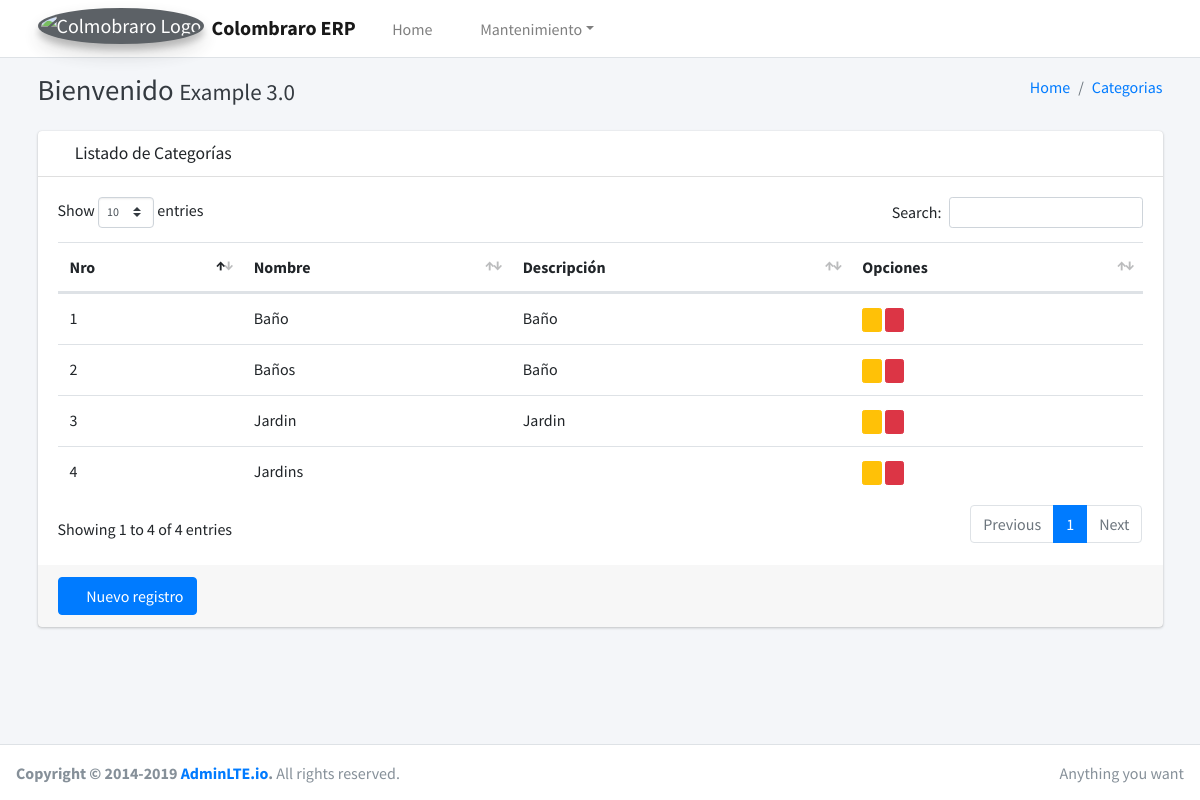
/erp/category/list/, run on an earlier commit of the app's database.
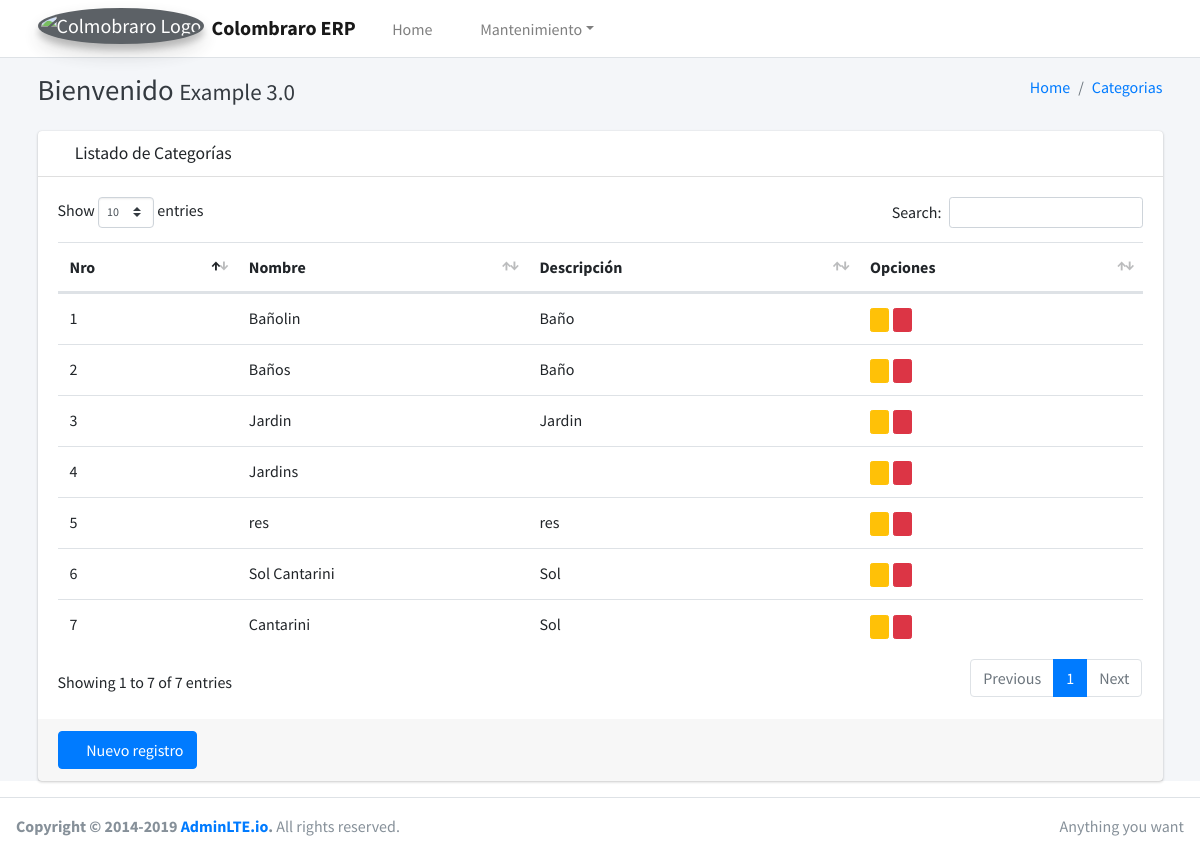
And on a later commit of the database.
### administrador/models.py (models this page shows, shortened)
class Categorias(models.Model):
    nombre = models.CharField(
        max_length=150, verbose_name='Nombre', unique=True)
    descripcion = models.TextField(
        max_length=300, null=True, blank=True, verbose_name='Descripción')
    class Meta:
        verbose_name = 'Categoria'
        verbose_name_plural = 'Categorias'
        db_table = 'categorias'
        ordering = ['nombre']

### administrador/views/category/views.py (the view, shortened to what this page needs)
# urls.py: path('category/list/', CategoryListView.as_view(), name='category_list'),
class CategoryListView(ListView):
    model = Categorias
    template_name = 'pages/category/category_list.html'
    @csrf_exempt
    def dispatch(self, request, *args, **kwargs):
        print(request)
        return super().dispatch(request, *args, **kwargs)
    def get_context_data(self, **kwargs):
        context = super().get_context_data(**kwargs)
        context['title'] = 'Listado de Categorías'
        context['create_url'] = reverse_lazy('erp:category_create')
        context['list_url'] = reverse_lazy('erp:category_list')
        context['entity'] = 'Categorias'
        return context

### administrador/templates/pages/category/category_list.html
{% extends 'components/table.html' %}
{% block columns %}
    <tr>
        <th scope="col">Nro</th>
        <th scope="col">Nombre</th>
        <th scope="col">Descripción</th>
        <th scope="col">Opciones</th>
    </tr>
{% endblock %}
{% block rows %}
    {% for c in object_list %}
        <tr>
            <td>{{ c.id }}</td>
            <td>{{ c.nombre }}</td>
            <td>{{ c.descripcion }}</td>
            <td>
                <a href="{% url 'erp:category_edit' c.id %}" type="button" class="btn btn-warning btn-xs" data-toggle="tooltip" data-placement="left" title="Editar">
                    <i class="fas fa-edit"></i>
                </a>
                <a type="button" class="btn btn-danger  btn-xs" data-toggle="tooltip" data-placement="right" title="Eliminar">
                    <i class="fas fa-trash-alt"></i>
                </a>
            </td>
        </tr>
    {% endfor %}
{% endblock %}

### administrador/templates/components/table.html (shortened to what this page needs)
{% extends 'components/body.html' %}
{% load static %}
{% block head %}
    <link rel="stylesheet" href="{% static 'lib/datatables/css/dataTables.bootstrap4.min.css' %}"/>
    <link rel="stylesheet" href="{% static 'lib/datatables/plugins/responsive-2.2.3/css/responsive.bootstrap4.min.css' %}"/>
{% endblock %}
{% block content %}
    <div class="card card-default">
        <div class="card-header">
            <h3 class="card-title">
                <i class="fas fa-folder-open"></i>
                {{ title }}
            </h3>
        </div>
        <div class="card-body">
            <table class="table" id="data">
                <thead>
                {% block columns %}
                {% endblock %}
                </thead>
                <tbody>
                {% block rows %}
                {% endblock %}
                </tbody>
            </table>
        </div>
        <div class="card-footer">
            <a href="{{ create_url }}" class="btn btn-primary btnTest" data-toggle="tooltip" data-placement="right" title="Agregar nuevo registro">
                <i class="fas fa-plus"></i> Nuevo registro
            </a>
        </div>
    </div>
{% endblock %}

### administrador/templates/components/body.html (shortened to what this page needs)
{% extends 'components/home.html' %}
{% block body %}
    <body class="hold-transition layout-top-nav">
    <div class="wrapper">
        {% include 'components/header.html' %}
        <div class="content-wrapper">
            <div class="content-header">
                <div class="container">
                    <div class="row mb-2">
                        <div class="col-sm-6">
                            <h1 class="m-0 text-dark"> Bienvenido <small>Example 3.0</small></h1>
                        </div>
                        <div class="col-sm-6">
                            <ol class="breadcrumb float-sm-right">
                                <li class="breadcrumb-item"><a href="#">Home</a></li>
                                <li class="breadcrumb-item"><a href="{{list_url}}">{{ entity }}</a></li>
                            </ol>
                        </div>
                    </div>
                </div>
            </div>
            <div class="content">
                <div class="container">
                    {% block content %}
                    {% endblock %}
                </div>
            </div>
        </div>
        {% include 'components/footer.html' %}
    </div>
    </body>
{% endblock %}

### administrador/templates/components/home.html (shortened to what this page needs)
{% load static %}
<!DOCTYPE html>
<html lang="en">
<head>
  <link rel="stylesheet" href="{% static 'lib/adminlte/plugins/fontawesome-free/css/all.min.css' %}">
  <link rel="stylesheet" href="{% static 'lib/adminlte/css/adminlte.min.css' %}">
    {% block head %}
    {% endblock %}
</head>
{% block body %} {% endblock %}
</html>

### administrador/templates/components/header.html (shortened to what this page needs)
{% load static %}
  <nav class="main-header navbar navbar-expand-md navbar-light navbar-white">
    <div class="container">
      <a href="#" class="navbar-brand">
        <img src="{% static 'img/logo/logo-colombraro.png' %}" alt="Colmobraro Logo" class="brand-image img-circle bg-dark elevation-3" style="opacity: .8; padding:3px;">
        <span class="brand-text"><b>Colombraro ERP</b></span>
      </a>
      <div class="collapse navbar-collapse order-3" id="navbarCollapse">
        <ul class="navbar-nav">
          <li class="nav-item">
            <a href="#" class="nav-link"><i class="fas fa-home"></i>Home</a>
          </li>
          <li class="nav-item dropdown">
            <a id="dropdownSubMenu1" href="#" data-toggle="dropdown" aria-haspopup="true" aria-expanded="false" class="nav-link dropdown-toggle"><i class="fas fa-folder-open"></i> Mantenimiento</a>
          </li>
        </ul>
    </div>
  </nav>

### administrador/templates/components/footer.html
<footer class="main-footer">
    <div class="float-right d-none d-sm-inline">
        Anything you want
    </div>
    <strong>Copyright &copy; 2014-2019 <a href="https://adminlte.io">AdminLTE.io</a>.</strong> All rights reserved.
</footer>

What changed in the data, as far as the page shows it:
changed Categorias id 1: nombre "Baño" → "Bañolin"
added Categorias: id "7", nombre "Cantarini", descripcion "Sol"
added Categorias: id "6", nombre "Sol Cantarini", descripcion "Sol"
added Categorias: id "5", nombre "res", descripcion "res"
Also different on the page:
text written by a page script: "Show entries Search: Showing 1 to 4 of 4 entries Previous 1 Next" → "Show entries Search: Showing 1 to 7 of 7 entries Previous 1 Next"
